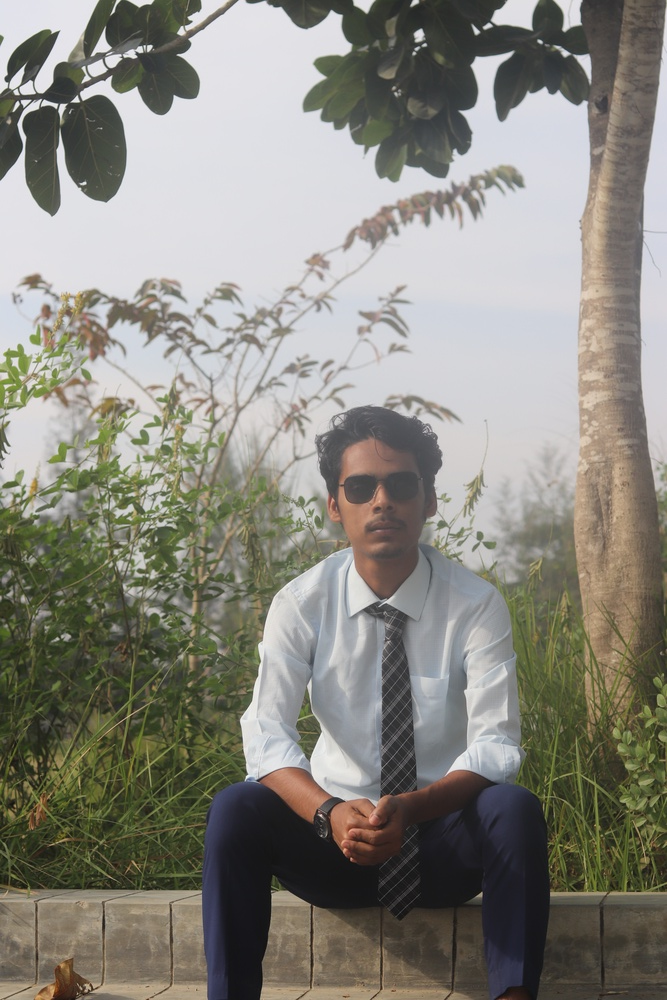
#> input picture masum.JPG, 667 x 1000 px, shrunk from 4000 x 6000 before the run, found by its file name
$ python Laplacian_Hipass.py   (older library calls are emulated)
#> lines starting #> are read from the running program, lines starting #| are printed output that depends on the picture
import cv2
import matplotlib.pyplot as plt

image = cv2.imread('masum.jpg')
#> image is the input picture: shape (1000, 667, 3); mean B, G, R 125.4, 134.1, 135.9
laplacian_filtered = cv2.Laplacian(image, cv2.CV_64F)
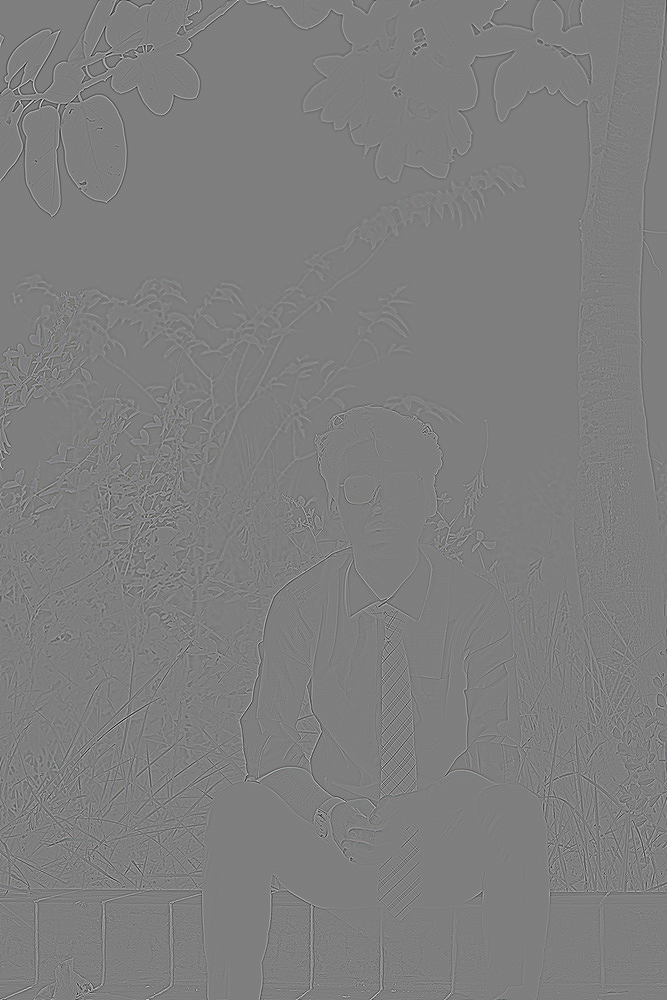
#> laplacian_filtered: shape (1000, 667, 3) float64; mean B, G, R 0, 0, 0; drawn with min black and max white

plt.imshow(cv2.convertScaleAbs(laplacian_filtered), cmap="gray")
plt.title("Laplacian Filter")
plt.axis("off")
plt.show()
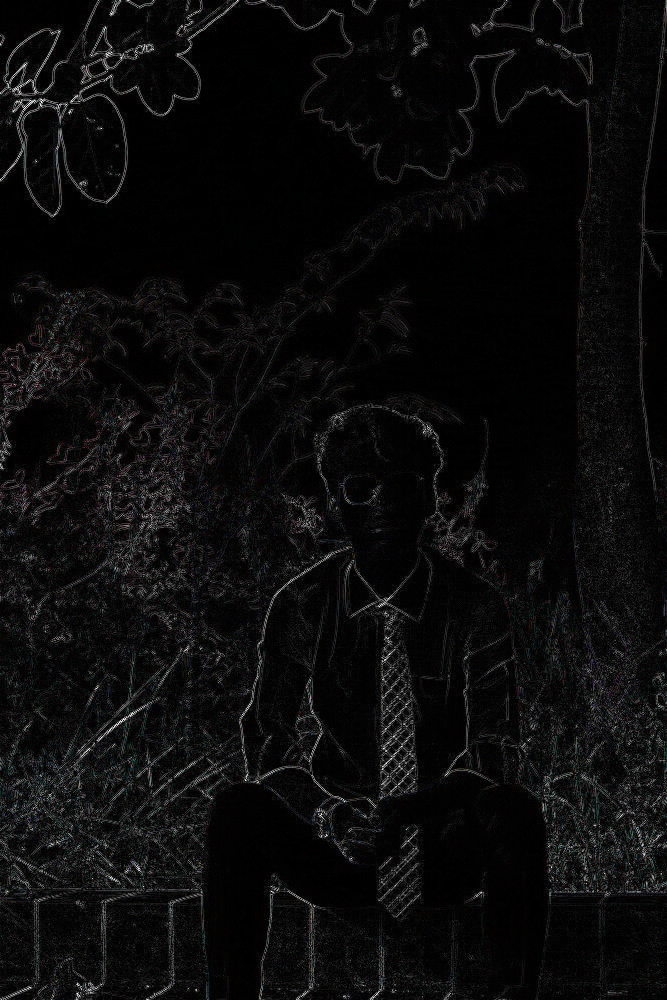
#> shown: shape (1000, 667, 3); mean R, G, B 11.8, 11.5, 11.7
